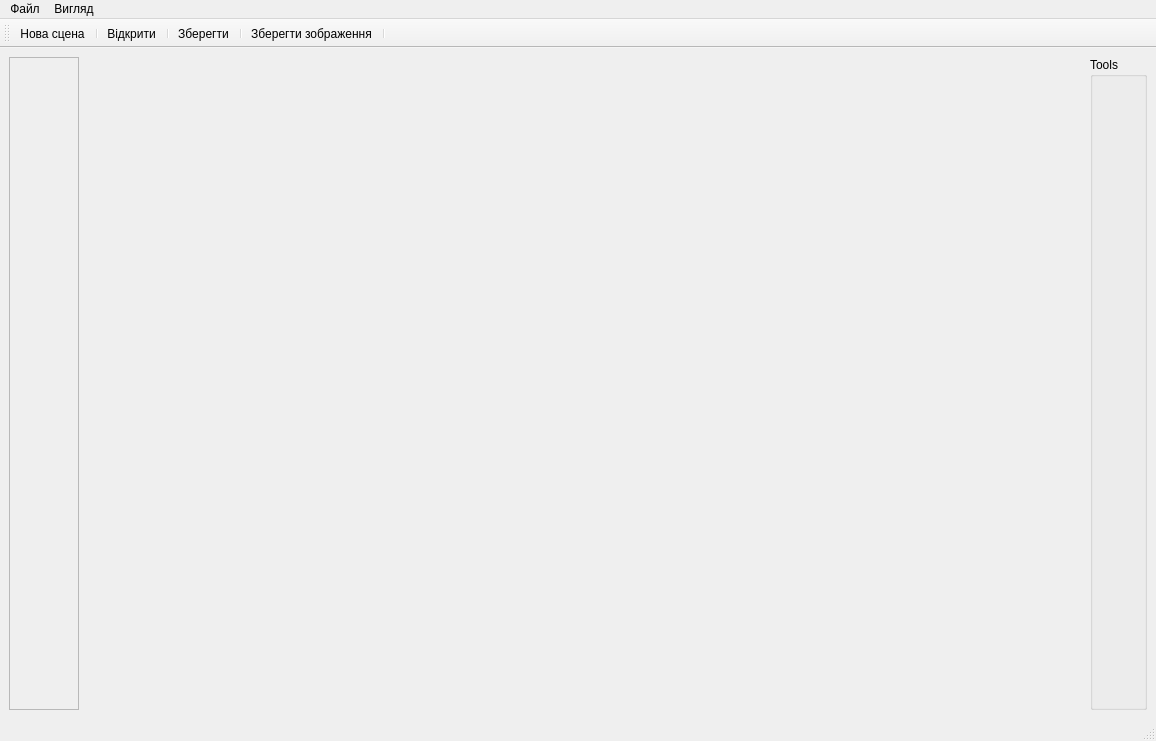
<?xml version="1.0" encoding="UTF-8"?>
<ui version="4.0">
 <class>MainWindow</class>
 <widget class="QMainWindow" name="MainWindow">
  <property name="geometry">
   <rect>
    <x>0</x>
    <y>0</y>
    <width>1156</width>
    <height>741</height>
   </rect>
  </property>
  <property name="cursor">
   <cursorShape>ArrowCursor</cursorShape>
  </property>
  <property name="windowTitle">
   <string>MainWindow</string>
  </property>
  <property name="whatsThis">
   <string>&lt;html&gt;&lt;head/&gt;&lt;body&gt;&lt;p&gt;&lt;br/&gt;&lt;/p&gt;&lt;/body&gt;&lt;/html&gt;</string>
  </property>
  <property name="styleSheet">
   <string notr="true">font: 75 9pt &quot;MS Shell Dlg 2&quot;;
</string>
  </property>
  <property name="toolButtonStyle">
   <enum>Qt::ToolButtonIconOnly</enum>
  </property>
  <property name="animated">
   <bool>true</bool>
  </property>
  <property name="documentMode">
   <bool>false</bool>
  </property>
  <widget class="QWidget" name="centralwidget">
   <layout class="QHBoxLayout" name="horizontalLayout" stretch="0,1,0">
    <item>
     <widget class="QScrollArea" name="scrollArea">
      <property name="widgetResizable">
       <bool>true</bool>
      </property>
      <widget class="QWidget" name="scrollAreaWidgetContents">
       <property name="geometry">
        <rect>
         <x>0</x>
         <y>0</y>
         <width>69</width>
         <height>648</height>
        </rect>
       </property>
      </widget>
     </widget>
    </item>
    <item>
     <widget class="QWidget" name="PlotterWidgetEmpty" native="true"/>
    </item>
    <item>
     <widget class="QGroupBox" name="ToolsBox">
      <property name="title">
       <string>Tools</string>
      </property>
     </widget>
    </item>
   </layout>
  </widget>
  <widget class="QStatusBar" name="statusBar"/>
  <widget class="QMenuBar" name="menuBar">
   <property name="geometry">
    <rect>
     <x>0</x>
     <y>0</y>
     <width>1156</width>
     <height>20</height>
    </rect>
   </property>
   <widget class="QMenu" name="menu">
    <property name="title">
     <string>Файл</string>
    </property>
    <addaction name="action_savescene"/>
    <addaction name="action_saveas"/>
    <addaction name="action_saveimage"/>
    <addaction name="action_openscene"/>
    <addaction name="action_newscene"/>
   </widget>
   <widget class="QMenu" name="menu_2">
    <property name="title">
     <string>Вигляд</string>
    </property>
    <addaction name="action"/>
   </widget>
   <addaction name="menu"/>
   <addaction name="menu_2"/>
  </widget>
  <widget class="QToolBar" name="toolBar">
   <property name="windowTitle">
    <string>toolBar_2</string>
   </property>
   <property name="autoFillBackground">
    <bool>false</bool>
   </property>
   <property name="movable">
    <bool>true</bool>
   </property>
   <attribute name="toolBarArea">
    <enum>TopToolBarArea</enum>
   </attribute>
   <attribute name="toolBarBreak">
    <bool>false</bool>
   </attribute>
   <addaction name="action_newscene"/>
   <addaction name="separator"/>
   <addaction name="action_openscene"/>
   <addaction name="separator"/>
   <addaction name="action_savescene"/>
   <addaction name="separator"/>
   <addaction name="action_saveimage"/>
   <addaction name="separator"/>
  </widget>
  <action name="action_openscene">
   <property name="icon">
    <iconset>
     <normaloff>../../Desktop/Нова папка (2)/folder-horizontal-open.png</normaloff>../../Desktop/Нова папка (2)/folder-horizontal-open.png</iconset>
   </property>
   <property name="text">
    <string>Відкрити</string>
   </property>
  </action>
  <action name="action_saveas">
   <property name="icon">
    <iconset>
     <normaloff>../../Desktop/Нова папка (2)/disks-black.png</normaloff>../../Desktop/Нова папка (2)/disks-black.png</iconset>
   </property>
   <property name="text">
    <string>Зберегти як...</string>
   </property>
  </action>
  <action name="action_7">
   <property name="checkable">
    <bool>true</bool>
   </property>
   <property name="enabled">
    <bool>true</bool>
   </property>
   <property name="icon">
    <iconset>
     <normaloff>../../Desktop/Нова папка (2)/hammer.png</normaloff>../../Desktop/Нова папка (2)/hammer.png</iconset>
   </property>
   <property name="text">
    <string>Інструменти</string>
   </property>
  </action>
  <action name="action_9">
   <property name="checkable">
    <bool>true</bool>
   </property>
   <property name="checked">
    <bool>false</bool>
   </property>
   <property name="enabled">
    <bool>true</bool>
   </property>
   <property name="icon">
    <iconset>
     <normaloff>../../Desktop/Нова папка (2)/terminal.gif</normaloff>../../Desktop/Нова папка (2)/terminal.gif</iconset>
   </property>
   <property name="text">
    <string>Консоль</string>
   </property>
  </action>
  <action name="action_savescene">
   <property name="icon">
    <iconset>
     <normaloff>../../Desktop/Нова папка (2)/disk-black.png</normaloff>../../Desktop/Нова папка (2)/disk-black.png</iconset>
   </property>
   <property name="text">
    <string>Зберегти</string>
   </property>
  </action>
  <action name="action_newscene">
   <property name="icon">
    <iconset>
     <normaloff>../../Desktop/Нова папка (2)/plus-circle.png</normaloff>../../Desktop/Нова папка (2)/plus-circle.png</iconset>
   </property>
   <property name="text">
    <string>Нова сцена</string>
   </property>
  </action>
  <action name="action_saveimage">
   <property name="icon">
    <iconset>
     <normaloff>../../Desktop/Нова папка (2)/image.png</normaloff>../../Desktop/Нова папка (2)/image.png</iconset>
   </property>
   <property name="text">
    <string>Зберегти зображення...</string>
   </property>
  </action>
  <action name="action">
   <property name="icon">
    <iconset>
     <normaloff>../../Desktop/Нова папка (2)/gear.png</normaloff>../../Desktop/Нова папка (2)/gear.png</iconset>
   </property>
   <property name="text">
    <string>Налаштування</string>
   </property>
  </action>
 </widget>
 <resources/>
 <connections/>
</ui>
